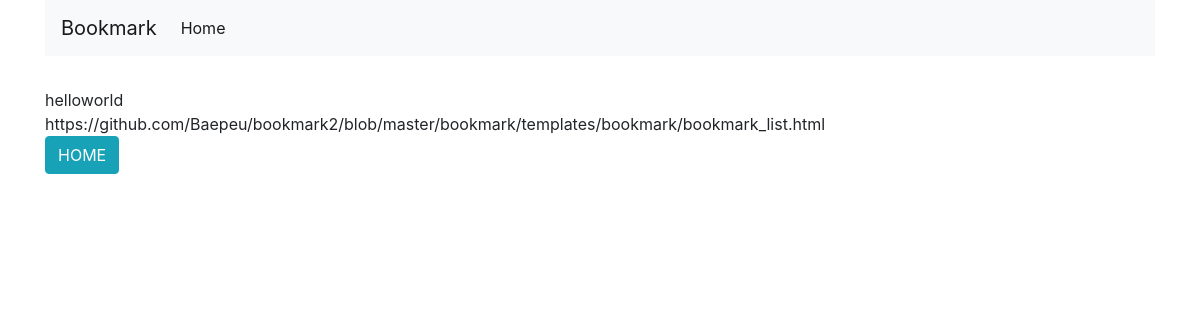
/bookmark/detail/8/, run on the app's committed database.
### mark/models.py (models this page shows, shortened)
class Bookmark(models.Model):
    site_name = models.CharField(max_length=200)
    url = models.URLField('Site URL')

### mark/views.py (the view)
# urls.py: path('detail/<int:pk>/', BookmarkDetailView.as_view(), name='detail'),
class BookmarkDetailView(DetailView):
    model = Bookmark

### mark/templates/mark/bookmark_detail.html (shortened to what this page needs)
{% extends 'base.html' %}
{% block content %}
{{object.site_name}}<br/>
{{object.url}}<br/>
<a href="{% url 'list' %}" class="btn btn-info">HOME</a>
{% endblock %}

### data on the page
Bookmark: site_name "helloworld", url "https://github.com/Baepeu/bookmark2/blob/master/bookmark/templates/bookmark/bookmark_list.html"
